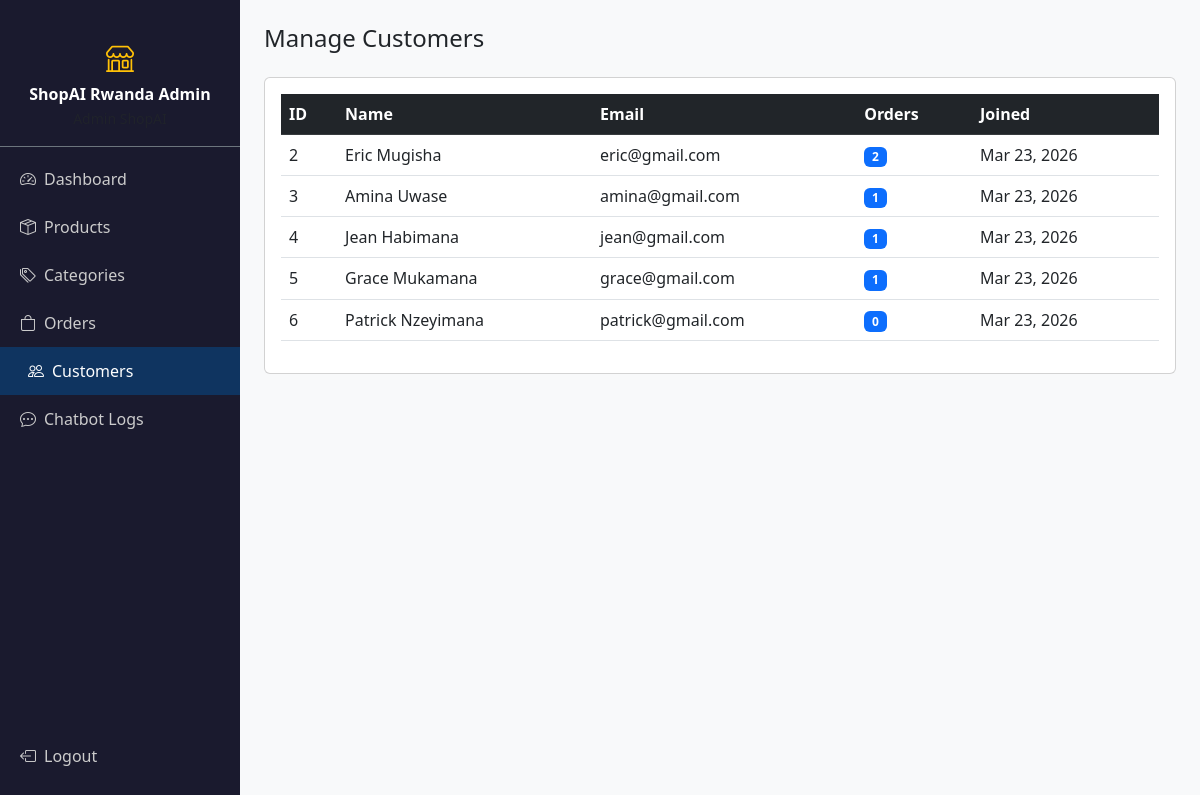
The page /ecommerce-chatbot/admin/users.php (signed in) on the database its author committed.
### tables this page shows
CREATE TABLE users (
    id INT AUTO_INCREMENT PRIMARY KEY,
    name VARCHAR(100) NOT NULL,
    email VARCHAR(150) UNIQUE NOT NULL,
    password VARCHAR(255) NOT NULL,
    role ENUM('customer','admin') DEFAULT 'customer',
    phone VARCHAR(20),
    address TEXT,
    created_at TIMESTAMP DEFAULT CURRENT_TIMESTAMP
);

### ecommerce-chatbot/admin/users.php (the view)
<?php require_once 'includes/admin_header.php'; ?>
<?php
$users = $conn->query("SELECT u.*, COUNT(o.id) as order_count FROM users u LEFT JOIN orders o ON u.id=o.user_id WHERE u.role='customer' GROUP BY u.id ORDER BY u.created_at DESC");
?>
<div class="admin-content">
    <h4 class="mb-4">Manage Customers</h4>
    <div class="card p-3">
        <table class="table table-hover align-middle">
            <thead class="table-dark">
                <tr><th>ID</th><th>Name</th><th>Email</th><th>Orders</th><th>Joined</th></tr>
            </thead>
            <tbody>
            <?php while ($u = $users->fetch_assoc()): ?>
            <tr>
                <td><?= $u['id'] ?></td>
                <td><?= htmlspecialchars($u['name']) ?></td>
                <td><?= htmlspecialchars($u['email']) ?></td>
                <td><span class="badge bg-primary"><?= $u['order_count'] ?></span></td>
                <td><?= date('M d, Y', strtotime($u['created_at'])) ?></td>
            </tr>
            <?php endwhile; ?>
            </tbody>
        </table>
    </div>
</div>
<?php require_once 'includes/admin_footer.php'; ?>

### ecommerce-chatbot/assets/css/style.css (style rules this page uses)
body { font-family: 'Segoe UI', sans-serif; background: #f8f9fa; }
.admin-content { margin-left: 240px; padding: 24px; }

### rows shown on the page
users: id "2", name "Eric Mugisha", email "eric@gmail.com", order_count "2", created_at "Mar 23, 2026"
users: id "3", name "Amina Uwase", email "amina@gmail.com", order_count "1", created_at "Mar 23, 2026"
users: id "4", name "Jean Habimana", email "jean@gmail.com", order_count "1", created_at "Mar 23, 2026"
users: id "5", name "Grace Mukamana", email "grace@gmail.com", order_count "1", created_at "Mar 23, 2026"
users: id "6", name "Patrick Nzeyimana", email "patrick@gmail.com", order_count "0", created_at "Mar 23, 2026"

### other values the page prints
SITE_NAME "ShopAI Rwanda"
$label "Dashboard"
$label "Products"
$label "Categories"
$label "Orders"
$label "Customers"
$label "Chatbot Logs"
